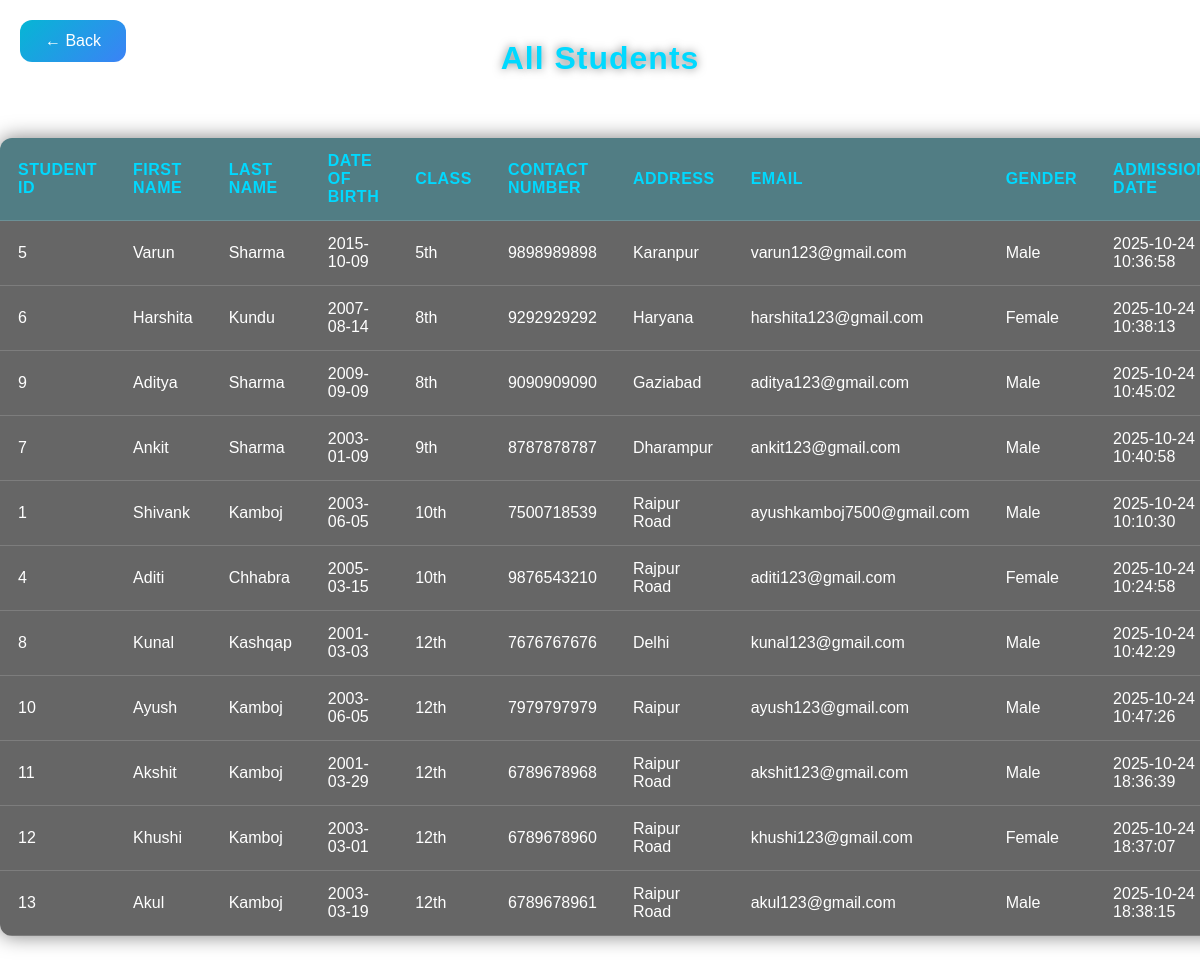
The app's page /Fee_management/view_student.php (signed in) with its own data.
### tables this page shows
CREATE TABLE `Student` (
  `student_id` int(11) NOT NULL,
  `first_name` varchar(50) NOT NULL,
  `last_name` varchar(50) NOT NULL,
  `dob` date NOT NULL,
  `class` varchar(20) NOT NULL,
  `contact_number` varchar(15) NOT NULL,
  `address` varchar(255) NOT NULL,
  `email` varchar(100) NOT NULL,
  `gender` enum('Male','Female','Other') NOT NULL,
  `created_at` timestamp NOT NULL DEFAULT current_timestamp()
);

### Fee_management/view_student.php (the view, shortened to what this page needs)
<?php
include("database.php");
?>
<!DOCTYPE html>
<html lang="en">
<head>
</head>
<body>
  <h1>All Students</h1>
  <?php
  $query = "SELECT * FROM Student ORDER BY CAST(class AS UNSIGNED) ASC";
  $result = mysqli_query($conn, $query);
  if (mysqli_num_rows($result) > 0) {
      echo "<table>";
      echo "<tr>
              <th>Student ID</th>
              <th>First Name</th>
              <th>Last Name</th>
              <th>Date of Birth</th>
              <th>Class</th>
              <th>Contact Number</th>
              <th>Address</th>
              <th>Email</th>
              <th>Gender</th>
              <th>Admission Date</th>
            </tr>";
      while ($row = mysqli_fetch_assoc($result)) {
          echo "<tr>
                  <td>{$row['student_id']}</td>
                  <td>{$row['first_name']}</td>
                  <td>{$row['last_name']}</td>
                  <td>{$row['dob']}</td>
                  <td>{$row['class']}</td>
                  <td>{$row['contact_number']}</td>
                  <td>{$row['address']}</td>
                  <td>{$row['email']}</td>
                  <td>{$row['gender']}</td>
                  <td>{$row['created_at']}</td>
                </tr>";
      }
      echo "</table>";
  } else {
      echo "<p class='no-data'>No students found.</p>";
  }
?>
  <a href="student.php" class="back-btn">← Back</a>
</body>
</html>

### Fee_management/view_student.php (style rules this page uses)
:root { --accent:#06b6d4; --accent-2:#3b82f6; --muted:#f3f4f6; --radius:12px; font-family: 'Poppins', system-ui, sans-serif; }
body { margin: 0; padding: 0; font-family: 'Poppins', sans-serif; background: url('https://images.unsplash.com/photo-1503676260728-1c00da094a0b') no-repeat center center/cover; color: #fff; min-height: 100vh; display: flex; flex-direction: column; align-items: center; backdrop-filter: blur(5px); }
h1 { text-align: center; margin-top: 40px; color: #00d9ff; letter-spacing: 1px; text-shadow: 0 0 10px rgba(0, 0, 0, 0.5); }
table { width: 90%; margin: 40px auto; border-collapse: collapse; background: rgba(0, 0, 0, 0.6); backdrop-filter: blur(8px); border-radius: 12px; overflow: hidden; box-shadow: 0 0 20px rgba(0, 0, 0, 0.5); }
th, td { padding: 14px 18px; text-align: left; border-bottom: 1px solid rgba(255, 255, 255, 0.15); }
th { background-color: rgba(0, 217, 255, 0.2); color: #00d9ff; font-weight: 600; text-transform: uppercase; letter-spacing: 0.5px; }
.back-btn { position: fixed; top: 20px; left: 20px; z-index: 999; background: linear-gradient(135deg, var(--accent), var(--accent-2)); border: none; color: #fff; padding: 12px 25px; font-size: 16px; border-radius: var(--radius); cursor: pointer; transition: 0.3s ease; text-decoration: none; }

### records on screen
student: student_id "5", first_name "Varun", last_name "Sharma", dob "2015-10-09", class "5th", contact_number "9898989898", address "Karanpur", email "varun123@gmail.com", gender "Male", created_at "2025-10-24 10:36:58"
student: student_id "6", first_name "Harshita", last_name "Kundu", dob "2007-08-14", class "8th", contact_number "9292929292", address "Haryana", email "harshita123@gmail.com", gender "Female", created_at "2025-10-24 10:38:13"
student: student_id "9", first_name "Aditya", last_name "Sharma", dob "2009-09-09", class "8th", contact_number "9090909090", address "Gaziabad", email "aditya123@gmail.com", gender "Male", created_at "2025-10-24 10:45:02"
student: student_id "7", first_name "Ankit", last_name "Sharma", dob "2003-01-09", class "9th", contact_number "8787878787", address "Dharampur", email "ankit123@gmail.com", gender "Male", created_at "2025-10-24 10:40:58"
student: student_id "1", first_name "Shivank", last_name "Kamboj", dob "2003-06-05", class "10th", contact_number "7500718539", address "Raipur Road", email "ayushkamboj7500@gmail.com", gender "Male", created_at "2025-10-24 10:10:30"
student: student_id "4", first_name "Aditi", last_name "Chhabra", dob "2005-03-15", class "10th", contact_number "9876543210", address "Rajpur Road", email "aditi123@gmail.com", gender "Female", created_at "2025-10-24 10:24:58"
student: student_id "8", first_name "Kunal", last_name "Kashqap", dob "2001-03-03", class "12th", contact_number "7676767676", address "Delhi", email "kunal123@gmail.com", gender "Male", created_at "2025-10-24 10:42:29"
student: student_id "10", first_name "Ayush", last_name "Kamboj", dob "2003-06-05", class "12th", contact_number "7979797979", address "Raipur", email "ayush123@gmail.com", gender "Male", created_at "2025-10-24 10:47:26"
student: student_id "11", first_name "Akshit", last_name "Kamboj", dob "2001-03-29", class "12th", contact_number "6789678968", address "Raipur Road", email "akshit123@gmail.com", gender "Male", created_at "2025-10-24 18:36:39"
student: student_id "12", first_name "Khushi", last_name "Kamboj", dob "2003-03-01", class "12th", contact_number "6789678960", address "Raipur Road", email "khushi123@gmail.com", gender "Female", created_at "2025-10-24 18:37:07"
student: student_id "13", first_name "Akul", last_name "Kamboj", dob "2003-03-19", class "12th", contact_number "6789678961", address "Raipur Road", email "akul123@gmail.com", gender "Male", created_at "2025-10-24 18:38:15"
